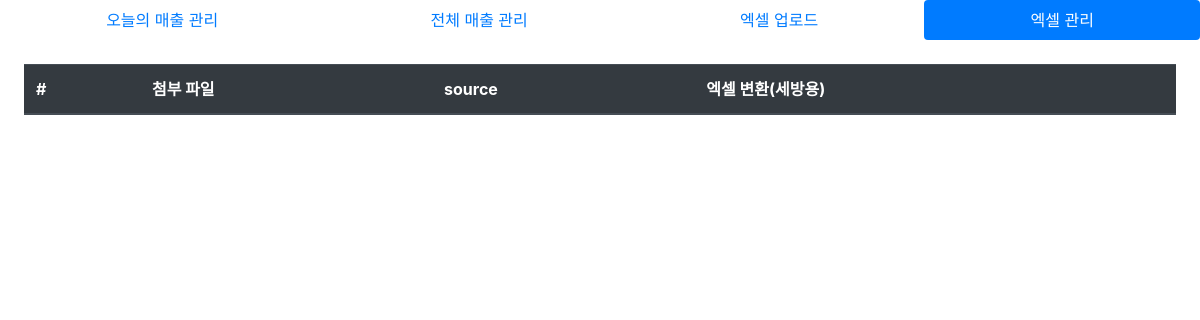
Before: /excel_manage/ with the older database file.
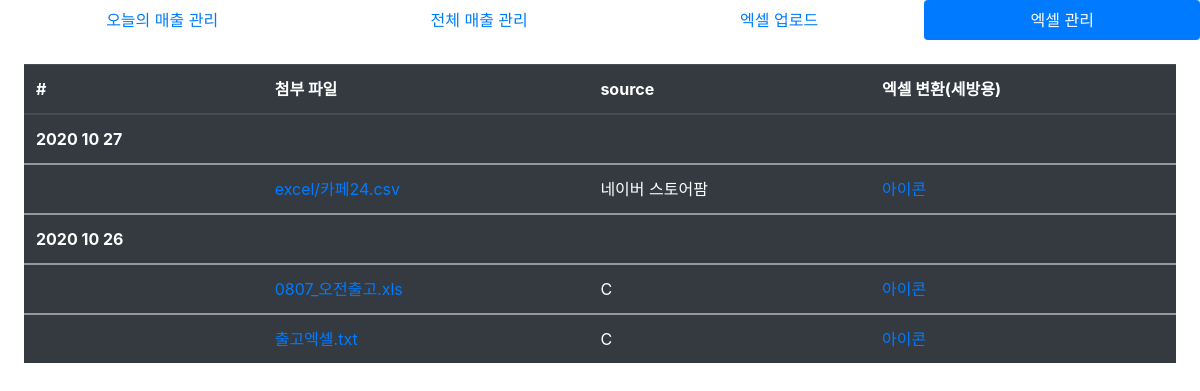
After: the same page with the newer database file.
### drmamma/models.py (models this page shows)
class DeliveryExcel(models.Model):
    uploaded_at = models.DateField('업로드 날짜', default=datetime.today())
    excel_file = models.FileField('송장 엑셀', upload_to="excel")
    source = models.CharField('송장 종류', choices=TYPE_CHOICES, max_length=100)
    class Meta:
        verbose_name = "송장 엑셀"
        verbose_name_plural = "송장 엑셀들"

### drmamma/views.py (the view)
# urls.py: path('excel_manage/', excel_manage, name="excel_manage"),
def excel_manage(request):
    context = {}
    datas = DeliveryExcel.objects.all().order_by('-uploaded_at')
    context['datas'] = datas
    return render(request, 'excel_manage.html', context)

### drmamma/templates/excel_manage.html (shortened to what this page needs)
{% extends 'base.html' %}
{% block content %}
<table class="table table-dark">
    <thead>
      <tr>
        <th scope="col">#</th>
        <th scope="col">첨부 파일</th>
        <th scope="col">source</th>
        <th scope="col">엑셀 변환(세방용)</th>
      </tr>
    </thead>
    {% for data in datas %}
    {% ifchanged data.uploaded_at|date:"Y m d" %}
    <tbody>
        <tr>
            <td style="font-weight: bold;">{{data.uploaded_at|date:"Y m d"}}</td>
        </tr>
    </tbody>
    {% endifchanged %}
    <tbody>
      <tr>
        <th scope="row"></th>
        <td><a href="{{data.excel_file.url}}">{{data.excel_file}}</a></td>
        <td>{{data.source}}</td>
        <td><a href="{% url 'excel_convert_to_sebang' data.id %}">아이콘</a></td>
      </tr>
    </tbody>
    {% endfor %}
  </table>
{% endblock %}

Changed rows visible on the page:
added DeliveryExcel: uploaded_at "2020 10 27", excel_file "excel/카페24.csv", source "네이버 스토어팜"
added DeliveryExcel: uploaded_at "2020 10 26", excel_file "0807_오전출고.xls", source "C"
added DeliveryExcel: excel_file "출고엑셀.txt", source "C"
